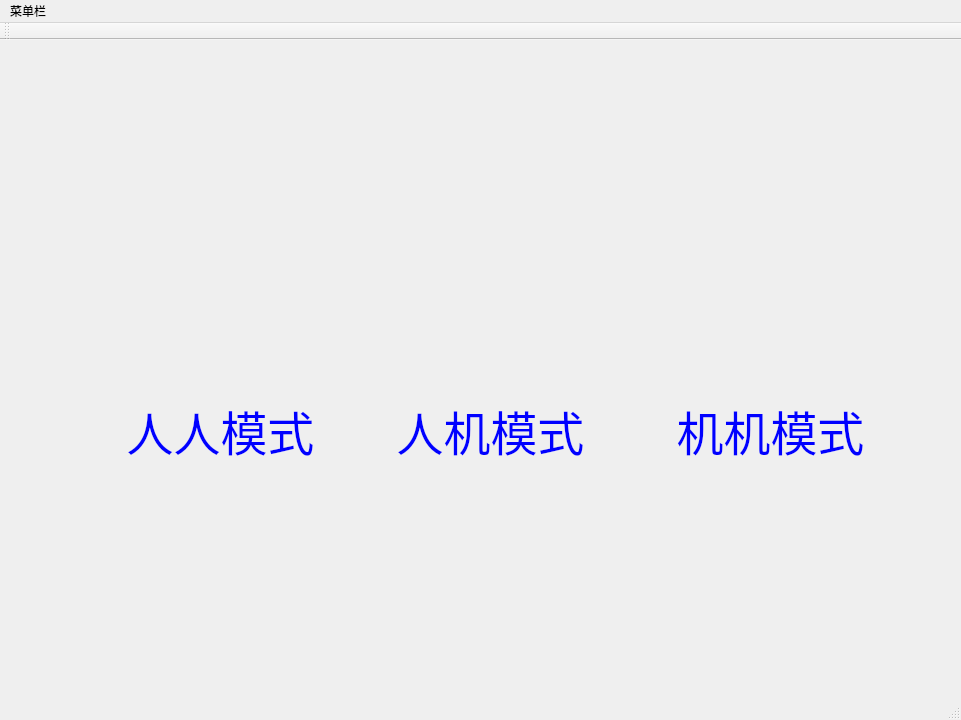
<?xml version="1.0" encoding="UTF-8"?>
<ui version="4.0">
 <class>MainWindow</class>
 <widget class="QMainWindow" name="MainWindow">
  <property name="geometry">
   <rect>
    <x>0</x>
    <y>0</y>
    <width>961</width>
    <height>720</height>
   </rect>
  </property>
  <property name="windowTitle">
   <string>MainWindow</string>
  </property>
  <property name="styleSheet">
   <string notr="true"/>
  </property>
  <widget class="QWidget" name="centralWidget">
   <widget class="Jiemian" name="widget" native="true">
    <property name="geometry">
     <rect>
      <x>60</x>
      <y>80</y>
      <width>201</width>
      <height>171</height>
     </rect>
    </property>
    <property name="mouseTracking">
     <bool>true</bool>
    </property>
    <property name="styleSheet">
     <string notr="true"/>
    </property>
   </widget>
   <widget class="QWidget" name="selecttype" native="true">
    <property name="geometry">
     <rect>
      <x>70</x>
      <y>290</y>
      <width>851</width>
      <height>201</height>
     </rect>
    </property>
    <property name="styleSheet">
     <string notr="true">font: 35pt &quot;华文行楷&quot;;
color:rgb(0, 0, 255);</string>
    </property>
    <widget class="QPushButton" name="ButtonMA">
     <property name="geometry">
      <rect>
       <x>290</x>
       <y>70</y>
       <width>261</width>
       <height>61</height>
      </rect>
     </property>
     <property name="font">
      <font>
       <family>华文行楷</family>
       <pointsize>35</pointsize>
       <weight>50</weight>
       <italic>false</italic>
       <bold>false</bold>
      </font>
     </property>
     <property name="styleSheet">
      <string notr="true"/>
     </property>
     <property name="text">
      <string>人机模式</string>
     </property>
     <property name="flat">
      <bool>true</bool>
     </property>
    </widget>
    <widget class="QPushButton" name="ButtonAA">
     <property name="geometry">
      <rect>
       <x>570</x>
       <y>70</y>
       <width>261</width>
       <height>61</height>
      </rect>
     </property>
     <property name="font">
      <font>
       <family>华文行楷</family>
       <pointsize>35</pointsize>
       <weight>50</weight>
       <italic>false</italic>
       <bold>false</bold>
      </font>
     </property>
     <property name="styleSheet">
      <string notr="true"/>
     </property>
     <property name="text">
      <string>机机模式</string>
     </property>
     <property name="autoDefault">
      <bool>false</bool>
     </property>
     <property name="flat">
      <bool>true</bool>
     </property>
    </widget>
    <widget class="QPushButton" name="ButtonMM">
     <property name="geometry">
      <rect>
       <x>20</x>
       <y>70</y>
       <width>261</width>
       <height>61</height>
      </rect>
     </property>
     <property name="font">
      <font>
       <family>华文行楷</family>
       <pointsize>35</pointsize>
       <weight>50</weight>
       <italic>false</italic>
       <bold>false</bold>
      </font>
     </property>
     <property name="styleSheet">
      <string notr="true"/>
     </property>
     <property name="text">
      <string>人人模式</string>
     </property>
     <property name="default">
      <bool>false</bool>
     </property>
     <property name="flat">
      <bool>true</bool>
     </property>
    </widget>
   </widget>
  </widget>
  <widget class="QMenuBar" name="menuBar">
   <property name="geometry">
    <rect>
     <x>0</x>
     <y>0</y>
     <width>961</width>
     <height>26</height>
    </rect>
   </property>
   <property name="styleSheet">
    <string notr="true"/>
   </property>
   <widget class="QMenu" name="menuSix_Stone_Master">
    <property name="mouseTracking">
     <bool>false</bool>
    </property>
    <property name="styleSheet">
     <string notr="true"/>
    </property>
    <property name="title">
     <string>菜单栏</string>
    </property>
    <property name="toolTipsVisible">
     <bool>false</bool>
    </property>
   </widget>
   <addaction name="menuSix_Stone_Master"/>
  </widget>
  <widget class="QToolBar" name="mainToolBar">
   <attribute name="toolBarArea">
    <enum>TopToolBarArea</enum>
   </attribute>
   <attribute name="toolBarBreak">
    <bool>false</bool>
   </attribute>
  </widget>
  <widget class="QStatusBar" name="statusBar"/>
 </widget>
 <layoutdefault spacing="6" margin="11"/>
 <customwidgets>
  <customwidget>
   <class>Jiemian</class>
   <extends>QWidget</extends>
   <header location="global">jiemian.h</header>
   <container>1</container>
  </customwidget>
 </customwidgets>
 <resources/>
 <connections/>
</ui>
